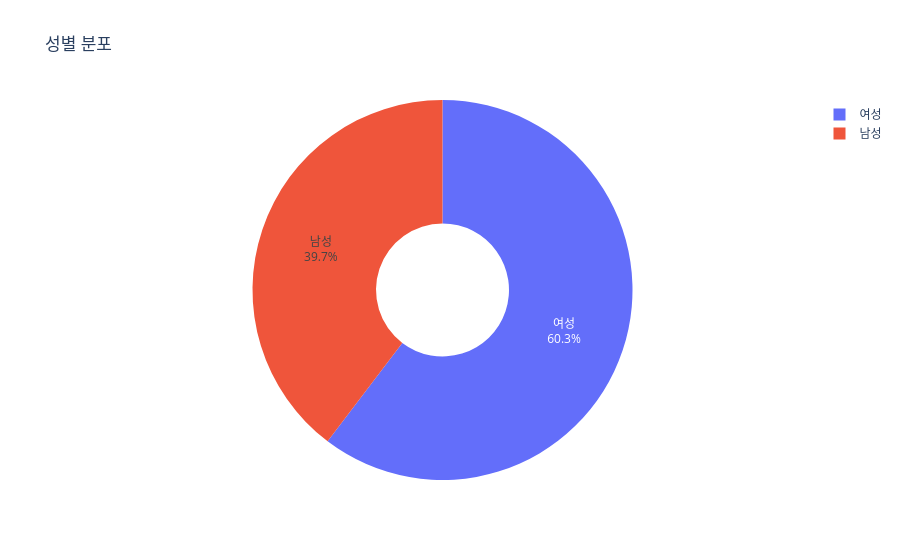

Write notebook code for a chart like this one.
### Code cell
gender_df = df[gender_col].value_counts().reset_index()
gender_df.columns = ["성별", "응답자 수"]

gender_df["비율"] = gender_df["응답자 수"] / total * 100

fig = px.pie(
    gender_df,
    names="성별",
    values="응답자 수",
    title="성별 분포",
    hole=0.35
)

fig.update_traces(
    textinfo="label+percent",
    hovertemplate="%{label}<br>응답자 수: %{value}명<br>비율: %{percent}<extra></extra>"
)

fig.show()

### Figure 1 — Plotly figure (JSON) as saved in the notebook; plotly's stock layout.template omitted (floating-point values rounded to 4 significant figures)
{"data": [{"domain": {"x": [0, 1], "y": [0, 1]}, "hole": 0.35, "hovertemplate": "%{label}<br>응답자 수: %{value}명<br>비율: %{percent}<extra></extra>", "labels": ["여성", "남성"], "legendgroup": "", "name": "", "showlegend": true, "textinfo": "label+percent", "type": "pie", "values": [108, 71]}], "layout": {"legend": {"tracegroupgap": 0}, "title": {"text": "성별 분포"}}}
